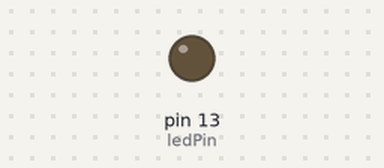
A sketch run on a simulated Arduino Uno, built with avr-gcc and run on an emulated ATmega328P. On the bench: output pins drawn as LEDs (lit = HIGH).

Above: at 1.3 s.
At 3.5 s:
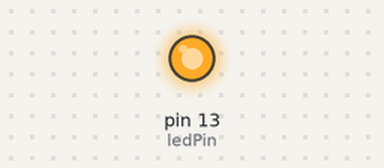
Timing chart, 0 to 8.8 s (numbered marks = the images above):
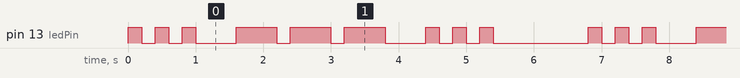

Measured:
- by itself, pin 13 (ledPin): repeats every 6.8 s: 2 × (LOW 0.20 s, HIGH 0.20 s), LOW 0.60 s, 2 × (HIGH 0.60 s, LOW 0.20 s), HIGH 0.60 s, LOW 0.60 s, 2 × (HIGH 0.20 s, LOW 0.20 s), HIGH 0.20 s, LOW 1.4 s, HIGH 0.20 s
- by itself, everything shown: repeats every 6.8 s, in 18 steps

The sketch:

sos.ino
```cpp
// (c) umarudoma 2026
const int ledPin = LED_BUILTIN;

void setup() {
  // put your setup code here, to run once:
 pinMode(ledPin, OUTPUT);
}

void loop() {
  // put your main code here, to run repeatedly:
  // S = kurz kurz kurz
  blinkKurz();
  blinkKurz();
  blinkKurz();

  pauseBuchstabe();

  // O = lang lang lang
  blinkLang();
  blinkLang();
  blinkLang();

  pauseBuchstabe();

  // S = kurz kurz kurz
  blinkKurz();
  blinkKurz();
  blinkKurz();

  pauseWort();
}

void blinkKurz() {
  digitalWrite(ledPin, HIGH);
  delay(200);
  digitalWrite(ledPin, LOW);
  delay(200);
}

void blinkLang() {
  digitalWrite(ledPin, HIGH);
  delay(600);
  digitalWrite(ledPin, LOW);
  delay(200);
}

void pauseBuchstabe() {
  delay(400);
}

void pauseWort() {
  delay(1200);
}
```
